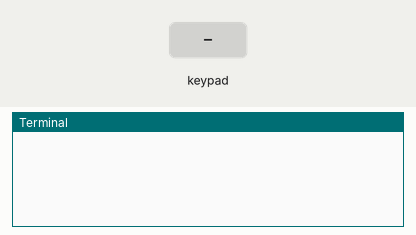
The program below on a simulated Raspberry Pi (BCM pin numbers). On the bench: the last lines printed to the terminal. The test bench sets the inputs (shaded band).

Above: at 1.2 s.
1.3 s: key '1' pressed
At 2.3 s:
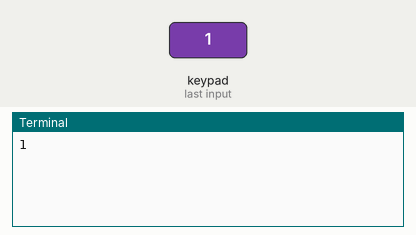
2.8 s: keypad keys 1 2 # pressed 0.4 s apart
At 4.1 s:
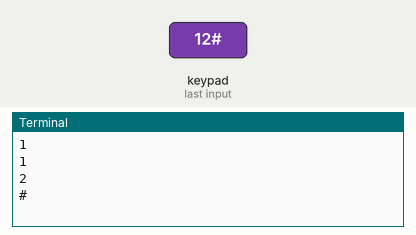
5.5 s: key '*' pressed
At 6.7 s:
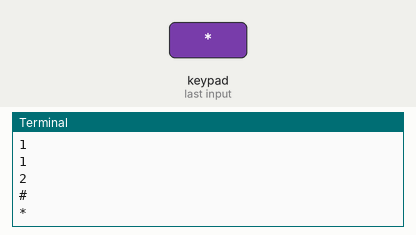
7.0 s: keypad keys 1 2 A pressed 0.4 s apart
At 8.5 s:
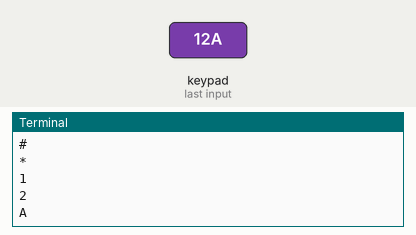
9.7 s: key 'B' pressed
At 10.9 s:
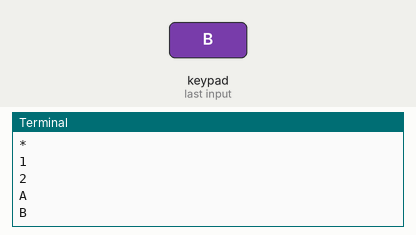
11.2 s: keypad keys 1 2 D pressed 0.4 s apart
At 12.8 s:
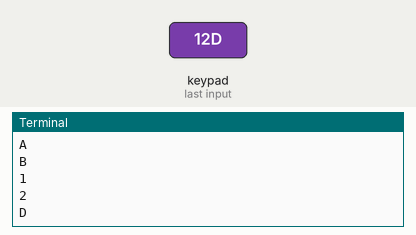

Measured:
- after the input at 1.3 s, the terminal: prints a new line at once (image 1)
- after the input at 2.8 s, the terminal: prints a new line after 0.40 s (image 2)
- after the input at 5.5 s, the terminal: prints a new line at once (image 3)
- after the input at 7.0 s, the terminal: prints a new line at once (image 4)
- after the input at 9.7 s, the terminal: prints a new line at once (image 5)
- after the input at 11.2 s, the terminal: prints a new line at once (image 6)

The program:

Keypad.py
```python
from pad4pi import rpi_gpio
import time

# Setup Keypad
KEYPAD = [
        ["1","4","7","*"],
        ["2","5","8","0"],
        ["3","6","9","#"],
        ["A","B","C","D"]
]

# same as calling: factory.create_4_by_4_keypad, still we put here fyi:
ROW_PINS = [19,13,6,5] # BCM numbering
COL_PINS = [1,7,8,25] # BCM numbering

factory = rpi_gpio.KeypadFactory()

# Try factory.create_4_by_3_keypadz
# and factory.create_4_by_4_keypad for reasonable defaults
keypad = factory.create_keypad(keypad=KEYPAD, row_pins=ROW_PINS, col_pins=COL_PINS)

#keypad.cleanup()

def printKey(key):
  print(key)

# printKey will be called each time a keypad button is pressed
keypad.registerKeyPressHandler(printKey)

try:
  while(True):
    time.sleep(0.2)
except:
  keypad.cleanup()
```
